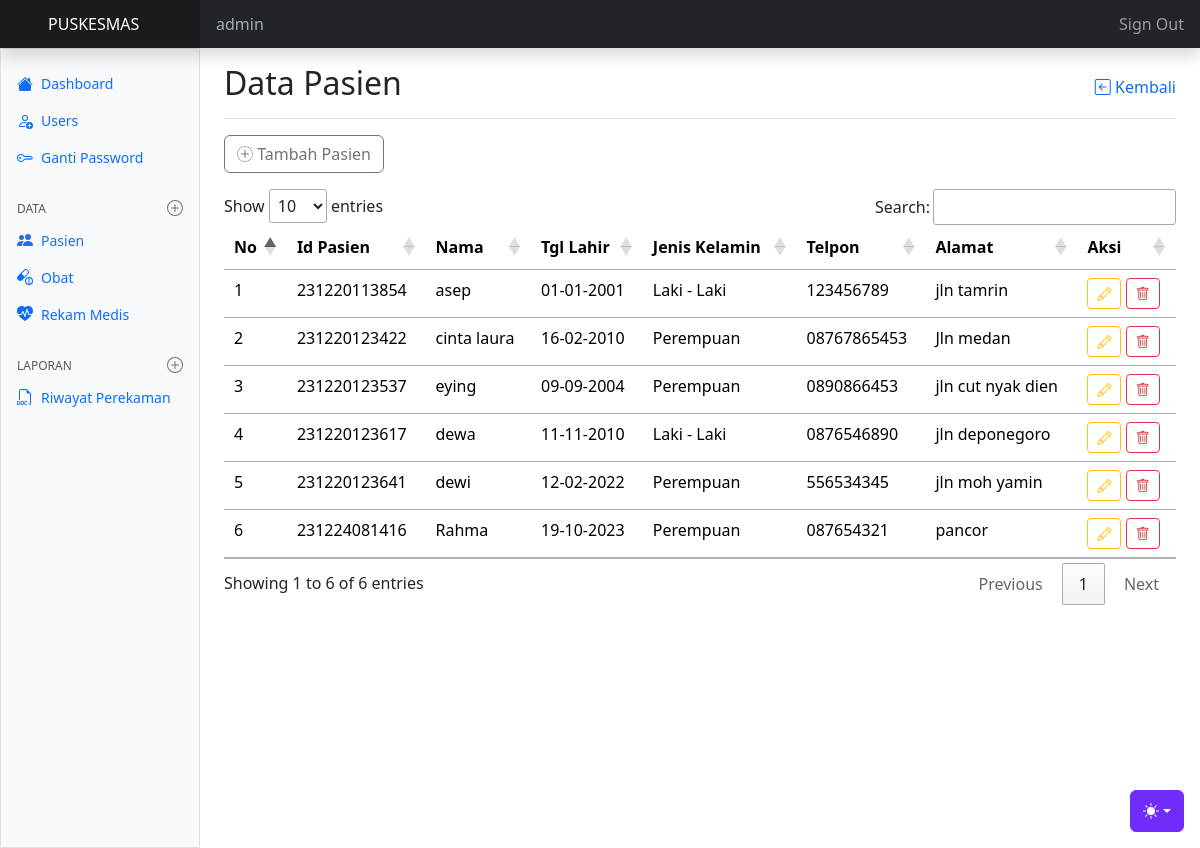
Screenshot of /pasien/index.php (signed in) with the database file from the repository.
### tables this page shows
CREATE TABLE `tb_pasien` (
  `id` varchar(100) NOT NULL,
  `nama` varchar(50) NOT NULL,
  `tnggl_lahir` date NOT NULL,
  `gender` enum('L','P') NOT NULL,
  `telpon` varchar(15) NOT NULL,
  `alamat` varchar(100) NOT NULL
);

### config.php (called while the page is built, shortened)
<?php
$main_url = "http://localhost/rekam_medis/";
function in_date($date) {
    $dd = substr($date, 8, 2);
    $mm = substr($date, 5, 2);
    $yy = substr($date, 0, 4);
    return $dd . '-' . $mm . '-' . $yy;
}
?>

### pasien/index.php (the view, shortened to what this page needs)
<?php
  require "../config.php";
  require "../template/header.php";
  require "../template/navbar.php";
  require "../template/sidebar.php";
?>
    <main class="col-md-9 ms-sm-auto col-lg-10 px-md-4 min-vh-100">
        <div class="d-flex justify-content-between flex-wrap flex-md-nowrap align-items-center pt-3 pb-2 mb-3 border-bottom">
            <h1 class="h2">Data Pasien</h1>
            <a href="<?= $main_url ?>index.php" class="text-decoration-none"><i class="bi bi-arrow-left-square align-top"></i> Kembali</a>
        </div>
        <a href="<?= $main_url ?>pasien/tambah-pasien.php" class="btn btn-outline-secondary mb-3"><i class="bi bi-plus-circle-dotted align-top"></i> Tambah Pasien</a>
        <table class="table table-responsive tabel" id="myTable">
            <thead>
                <tr>
                    <th>No</th>
                    <th>Id Pasien</th>
                    <th>Nama</th>
                    <th>Tgl Lahir</th>
                    <th>Jenis Kelamin</th>
                    <th>Telpon</th>
                    <th>Alamat</th>
                    <th>Aksi</th>
                </tr>
            </thead>
            <tbody>
                <?php
                    $no = 1;
                    $getPasien = mysqli_query($koneksi, "SELECT * FROM tb_pasien");
                    while ($pasien = mysqli_fetch_assoc($getPasien)) { ?>
                        <tr>
                            <td><?= $no++ ?></td>
                            <td><?= $pasien['id'] ?></td>
                            <td><?= $pasien['nama'] ?></td>
                            <td><?= in_date($pasien['tnggl_lahir']) ?></td>
                            <td>
                                <?php
                                    if ($pasien['gender'] == 'L') {
                                        echo "Laki - Laki";
                                    } else {
                                        echo "Perempuan";
                                    }
                                ?>
                            </td>
                            <td><?= $pasien['telpon'] ?></td>
                            <td><?= $pasien['alamat'] ?></td>
                            <td>
                                <a href="edit-pasien.php?id=<?= $pasien['id'] ?>" class="btn btn-sm btn-outline-warning m-auto" title="editlah"><i class="bi bi-pencil align-top"></i></a>
                                <a href="proses-pasien.php?id=<?= $pasien['id'] ?>&aksi=hapus-pasien" onclick="return confirm('Apakah anda yakin?')" class="btn btn-sm btn-outline-danger" title="hapuslah"><i class="bi bi-trash align-top"></i></a>
                            </td>
                        </tr>
                <?php } ?>
            </tbody>
        </table>
    </main>
<?php
  require "../template/footer.php";
?>

### assets/dashboard/dashboard.css (style rules this page uses)
.bi { display: inline-block; width: 1rem; height: 1rem; }

### template/header.php (style rules this page uses)
.bi { vertical-align: -.125em; fill: currentColor; }

### rows the page displays
tb_pasien: id "231220113854", nama "asep", tnggl_lahir "01-01-2001", gender "Laki - Laki", telpon "123456789", alamat "jln tamrin"
tb_pasien: id "231220123422", nama "cinta laura", tnggl_lahir "16-02-2010", gender "Perempuan", telpon "08767865453", alamat "Jln medan"
tb_pasien: id "231220123537", nama "eying", tnggl_lahir "09-09-2004", gender "Perempuan", telpon "0890866453", alamat "jln cut nyak dien"
tb_pasien: id "231220123617", nama "dewa", tnggl_lahir "11-11-2010", gender "Laki - Laki", telpon "0876546890", alamat "jln deponegoro"
tb_pasien: id "231220123641", nama "dewi", tnggl_lahir "12-02-2022", gender "Perempuan", telpon "556534345", alamat "jln moh yamin"
tb_pasien: id "231224081416", nama "Rahma", tnggl_lahir "19-10-2023", gender "Perempuan", telpon "087654321", alamat "pancor"

### other values shown
$_SESSION['ssUserRM'] "admin"
